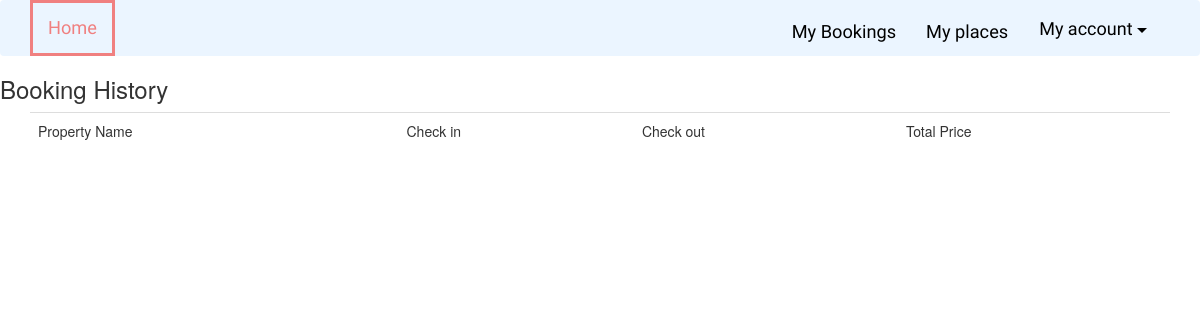
Page /history/ (signed in) on the earlier database version.
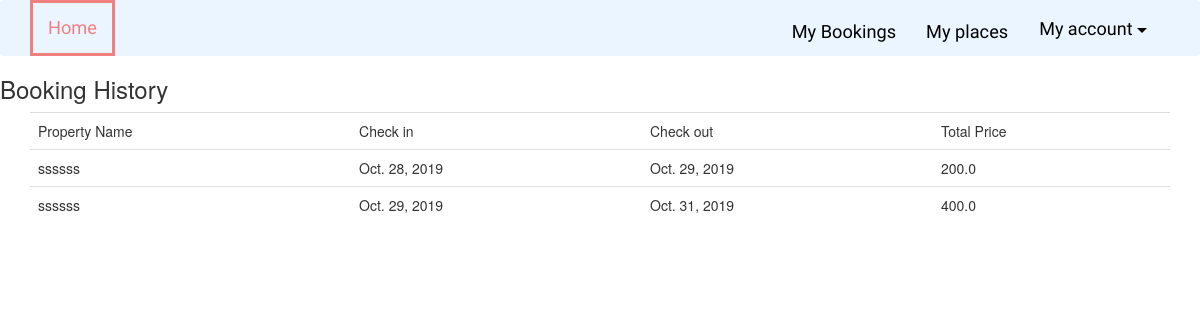
Same page on the later database version.
### airbnb/models.py (models this page shows)
class Listing(models.Model):
    id = models.AutoField(primary_key=True)
    host_id = models.BigIntegerField()
    property_type = models.CharField(blank=True, max_length=50, null=True)
    room_type = models.CharField(blank=True, max_length=50, null=True)
    accommodates = models.IntegerField(blank=True, null=True)
    bedrooms = models.IntegerField(blank=True, null=True)
    beds = models.IntegerField(blank=True, null=True)
    bathrooms = models.FloatField(blank=True, null=True)
    street = models.CharField(blank=True, max_length=200, null=True)
    city = models.CharField(blank=True, max_length=50, null=True)
    state = models.CharField(blank=True, max_length=50, null=True)
    zipcode = models.IntegerField(blank=True, null=True)
    latitude = models.FloatField(blank=True, null=True)
    longitude = models.FloatField(blank=True, null=True)
    amenities = models.TextField(blank=True, null=True)
    summary = models.TextField(blank=True, null=True)
    transit = models.TextField(blank=True, null=True)
    neighborhood = models.TextField(blank=True, null=True)
    name = models.TextField(blank=True, null=True)
    price = models.DecimalField(decimal_places=1, max_digits=6, blank=True, null=True)
    '''picture = models.URLField(blank=True, null=True)'''

class Booking(models.Model):
    booking_id = models.AutoField(primary_key=True)
    listing_id = models.BigIntegerField()
    guest_id = models.BigIntegerField()
    check_in = models.DateField()
    check_out = models.DateField()
    total_price = models.DecimalField(decimal_places=1, max_digits=6, blank=True, null=True)

### airbnb/views.py (the view)
# urls.py: path('history/', views.bookingHistory, name='history'),
def bookingHistory(request):
    user_id = request.user.id
    bookings = models.Booking.objects.filter(guest_id=user_id)
    res = []
    for item in bookings:
        listing = models.Listing.objects.get(pk=item.listing_id)
        res.append({'name': listing.name, 'check_in': item.check_in, 'check_out': item.check_out,
                    'price': item.total_price})
    return render(request, 'history.html', {'results': res})

### templates/history.html
{% if user is not None and user.is_authenticated %}
{% include 'baseLogin.html' %}
    {% load static %}
    {% block content %}
        <div><h3>Booking History</h3></div>
        <div class="container">
            <table class="table">
                <tr>
                    <td>Property Name</td>
                    <td>Check in</td>
                    <td>Check out</td>
                    <td>Total Price</td>
                </tr>
                {% for item in results %}
                    <tr>
                        <td>{{ item.name }}</td>
                        <td>{{ item.check_in }}</td>
                        <td>{{ item.check_out }}</td>
                        <td>{{ item.price }}</td>
                    </tr>
                {% endfor %}
            </table>
        </div>
    {% endblock %}
{% else %}
{% include 'base.html' %}
{% endif %}

Differences in the rows shown:
now on this page (row edited): Listing: name "ssssss" "ssssss"
added Booking: check_in "Oct. 28, 2019", check_out "Oct. 29, 2019", price "200.0"
added Booking: check_in "Oct. 29, 2019", check_out "Oct. 31, 2019", price "400.0"
